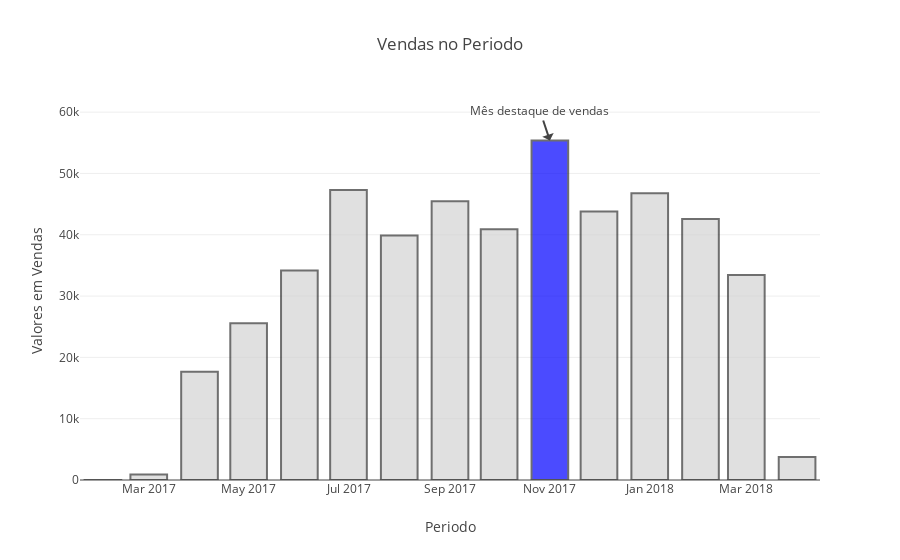

The notebook cell this image was saved under:
### Markdown cell above
**Plota o gráfico de vendas com um destaque de cor e anotação para o mês que teve mais vendas**

### Code cell
import plotly.offline as py
import plotly.graph_objs as go

data = [go.Bar(x=vendas_por_mes.index,
               y=vendas_por_mes.values,
               marker = {'color': cores,
                         'line': {'color': '#333',
                                 'width': 2}
                        },
               opacity= 0.7
              )
       ]

# Criando Layout
configuracoes_layout = go.Layout(title='Vendas no Periodo',
                                 yaxis={'title':'Valores em Vendas'},
                                 xaxis={'title': 'Periodo'},
                                 # texto na barra de destaque
                                 annotations = [{'text':'Mês destaque de vendas',
                                                'x':mes_maximo_de_vendas,
                                                'y':maximo_de_vendas}
                                               ]
                                                                                              
                                )

# Objeto figura

fig = go.Figure(data=data, layout=configuracoes_layout)

# plotando o grafico
py.iplot(fig, filename='Mes destaque de vendas')

### Figure 1 — Plotly figure (JSON) as saved in the notebook; plotly's stock layout.template omitted (floating-point values rounded to 4 significant figures)
{"data": [{"marker": {"color": ["lightgray", "lightgray", "lightgray", "lightgray", "lightgray", "lightgray", "lightgray", "lightgray", "lightgray", "blue", "lightgray", "lightgray", "lightgray", "lightgray", "lightgray"], "line": {"color": "#333", "width": 2}}, "opacity": 0.7, "type": "bar", "uid": "87dc1a00-cc10-49bc-a574-25c33e1419d1", "x": ["2017-02", "2017-03", "2017-04", "2017-05", "2017-06", "2017-07", "2017-08", "2017-09", "2017-10", "2017-11", "2017-12", "2018-01", "2018-02", "2018-03", "2018-04"], "y": [9.99, 902.9, 17650.0, 25560.0, 34170.0, 47280.0, 39900.0, 45460.0, 40910.0, 55370.0, 43810.0, 46760.0, 42560.0, 33440.0, 3754.0]}], "layout": {"annotations": [{"text": "Mês destaque de vendas", "x": "2017-11", "y": 55370.0}], "title": "Vendas no Periodo", "xaxis": {"title": "Periodo"}, "yaxis": {"title": "Valores em Vendas"}}}
